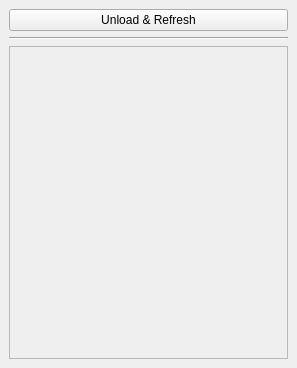
<?xml version="1.0" encoding="UTF-8"?>
<ui version="4.0">
 <class>DockPlugins</class>
 <widget class="QDockWidget" name="DockPlugins">
  <property name="geometry">
   <rect>
    <x>0</x>
    <y>0</y>
    <width>297</width>
    <height>368</height>
   </rect>
  </property>
  <property name="windowTitle">
   <string>P&amp;lugins</string>
  </property>
  <widget class="QWidget" name="dockWidgetContents">
   <layout class="QGridLayout" name="gridLayout_2">
    <item row="0" column="0">
     <layout class="QVBoxLayout" name="verticalLayout">
      <item>
       <widget class="QPushButton" name="refreshButton">
        <property name="text">
         <string>Unload &amp;&amp; Refresh</string>
        </property>
       </widget>
      </item>
      <item>
       <widget class="Line" name="line">
        <property name="orientation">
         <enum>Qt::Horizontal</enum>
        </property>
       </widget>
      </item>
      <item>
       <widget class="QScrollArea" name="scrollArea">
        <property name="widgetResizable">
         <bool>true</bool>
        </property>
        <widget class="QWidget" name="scrollAreaWidgetContents">
         <property name="geometry">
          <rect>
           <x>0</x>
           <y>0</y>
           <width>275</width>
           <height>289</height>
          </rect>
         </property>
        </widget>
       </widget>
      </item>
     </layout>
    </item>
   </layout>
  </widget>
 </widget>
 <resources/>
 <connections/>
</ui>
